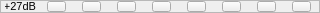
     <widget class="QFrame" name="frame_12">
      <property name="minimumSize">
       <size>
        <width>320</width>
        <height>13</height>
       </size>
      </property>
      <property name="maximumSize">
       <size>
        <width>320</width>
        <height>13</height>
       </size>
      </property>
      <property name="frameShape">
       <enum>QFrame::StyledPanel</enum>
      </property>
      <property name="frameShadow">
       <enum>QFrame::Raised</enum>
      </property>
      <widget class="QPushButton" name="In4_27">
       <property name="geometry">
        <rect>
         <x>152</x>
         <y>1</y>
         <width>19</width>
         <height>11</height>
        </rect>
       </property>
       <property name="minimumSize">
        <size>
         <width>19</width>
         <height>11</height>
        </size>
       </property>
       <property name="maximumSize">
        <size>
         <width>19</width>
         <height>11</height>
        </size>
       </property>
       <property name="text">
        <string/>
       </property>
       <property name="checkable">
        <bool>true</bool>
       </property>
       <property name="autoExclusive">
        <bool>true</bool>
       </property>
       <attribute name="buttonGroup">
        <string notr="true">buttonGroup4</string>
       </attribute>
      </widget>
      <widget class="QPushButton" name="In3_27">
       <property name="geometry">
        <rect>
         <x>117</x>
         <y>1</y>
         <width>19</width>
         <height>11</height>
        </rect>
       </property>
       <property name="minimumSize">
        <size>
         <width>19</width>
         <height>11</height>
        </size>
       </property>
       <property name="maximumSize">
        <size>
         <width>19</width>
         <height>11</height>
        </size>
       </property>
       <property name="text">
        <string/>
       </property>
       <property name="checkable">
        <bool>true</bool>
       </property>
       <property name="autoExclusive">
        <bool>true</bool>
       </property>
       <attribute name="buttonGroup">
        <string notr="true">buttonGroup3</string>
       </attribute>
      </widget>
      <widget class="QPushButton" name="In1_27">
       <property name="geometry">
        <rect>
         <x>47</x>
         <y>1</y>
         <width>19</width>
         <height>11</height>
        </rect>
       </property>
       <property name="minimumSize">
        <size>
         <width>19</width>
         <height>11</height>
        </size>
       </property>
       <property name="maximumSize">
        <size>
         <width>19</width>
         <height>11</height>
        </size>
       </property>
       <property name="text">
        <string/>
       </property>
       <property name="checkable">
        <bool>true</bool>
       </property>
       <property name="checked">
        <bool>false</bool>
       </property>
       <property name="autoExclusive">
        <bool>true</bool>
       </property>
       <attribute name="buttonGroup">
        <string notr="true">buttonGroup1</string>
       </attribute>
      </widget>
      <widget class="QPushButton" name="In8_27">
       <property name="geometry">
        <rect>
         <x>292</x>
         <y>1</y>
         <width>19</width>
         <height>11</height>
        </rect>
       </property>
       <property name="minimumSize">
        <size>
         <width>19</width>
         <height>11</height>
        </size>
       </property>
       <property name="maximumSize">
        <size>
         <width>19</width>
         <height>11</height>
        </size>
       </property>
       <property name="text">
        <string/>
       </property>
       <property name="checkable">
        <bool>true</bool>
       </property>
       <attribute name="buttonGroup">
        <string notr="true">buttonGroup8</string>
       </attribute>
      </widget>
      <widget class="QPushButton" name="In2_27">
       <property name="geometry">
        <rect>
         <x>82</x>
         <y>1</y>
         <width>19</width>
         <height>11</height>
        </rect>
       </property>
       <property name="minimumSize">
        <size>
         <width>19</width>
         <height>11</height>
        </size>
       </property>
       <property name="maximumSize">
        <size>
         <width>19</width>
         <height>11</height>
        </size>
       </property>
       <property name="text">
        <string/>
       </property>
       <property name="checkable">
        <bool>true</bool>
       </property>
       <property name="autoExclusive">
        <bool>true</bool>
       </property>
       <attribute name="buttonGroup">
        <string notr="true">buttonGroup2</string>
       </attribute>
      </widget>
      <widget class="QPushButton" name="In6_27">
       <property name="geometry">
        <rect>
         <x>222</x>
         <y>1</y>
         <width>19</width>
         <height>11</height>
        </rect>
       </property>
       <property name="minimumSize">
        <size>
         <width>19</width>
         <height>11</height>
        </size>
       </property>
       <property name="maximumSize">
        <size>
         <width>19</width>
         <height>11</height>
        </size>
       </property>
       <property name="text">
        <string/>
       </property>
       <property name="checkable">
        <bool>true</bool>
       </property>
       <property name="autoExclusive">
        <bool>true</bool>
       </property>
       <attribute name="buttonGroup">
        <string notr="true">buttonGroup6</string>
       </attribute>
      </widget>
      <widget class="QPushButton" name="In5_27">
       <property name="geometry">
        <rect>
         <x>187</x>
         <y>1</y>
         <width>19</width>
         <height>11</height>
        </rect>
       </property>
       <property name="minimumSize">
        <size>
         <width>19</width>
         <height>11</height>
        </size>
       </property>
       <property name="maximumSize">
        <size>
         <width>19</width>
         <height>11</height>
        </size>
       </property>
       <property name="text">
        <string/>
       </property>
       <property name="checkable">
        <bool>true</bool>
       </property>
       <property name="autoExclusive">
        <bool>true</bool>
       </property>
       <attribute name="buttonGroup">
        <string notr="true">buttonGroup5</string>
       </attribute>
      </widget>
      <widget class="QPushButton" name="In7_27">
       <property name="geometry">
        <rect>
         <x>257</x>
         <y>1</y>
         <width>19</width>
         <height>11</height>
        </rect>
       </property>
       <property name="minimumSize">
        <size>
         <width>19</width>
         <height>11</height>
        </size>
       </property>
       <property name="maximumSize">
        <size>
         <width>19</width>
         <height>11</height>
        </size>
       </property>
       <property name="text">
        <string/>
       </property>
       <property name="checkable">
        <bool>true</bool>
       </property>
       <property name="autoExclusive">
        <bool>true</bool>
       </property>
       <attribute name="buttonGroup">
        <string notr="true">buttonGroup7</string>
       </attribute>
      </widget>
      <widget class="QLabel" name="label_14">
       <property name="geometry">
        <rect>
         <x>5</x>
         <y>1</y>
         <width>31</width>
         <height>11</height>
        </rect>
       </property>
       <property name="font">
        <font>
         <pointsize>8</pointsize>
        </font>
       </property>
       <property name="text">
        <string>+27dB</string>
       </property>
       <property name="alignment">
        <set>Qt::AlignRight|Qt::AlignTrailing|Qt::AlignVCenter</set>
       </property>
      </widget>
     </widget>
